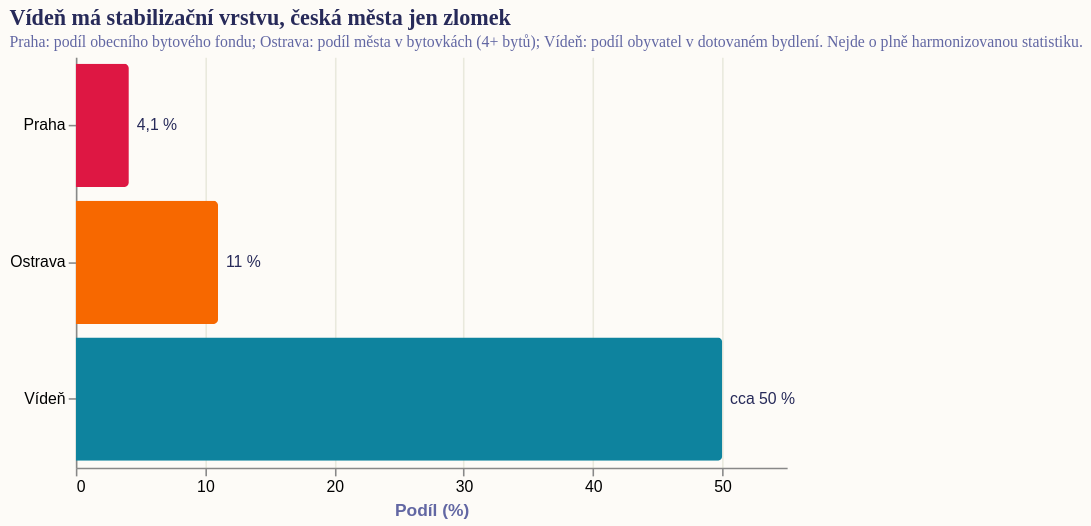

Describe this chart as a Vega-Lite specification.
### Vega-Lite specification from a JSON file in a GitHub repository (floating-point values rounded to 4 significant figures)
{"_source": "Zdroj: IPR Praha / Mahdalová & Škop (vlastní výpočty, Seznam Zprávy 2024) / SocialHousing.wien", "$schema": "https://vega.github.io/schema/vega-lite/v5.json", "description": "Praha, Ostrava a Vídeň: orientační velikost stabilizační vrstvy bydlení", "title": {"text": "Vídeň má stabilizační vrstvu, česká města jen zlomek", "subtitle": "Praha: podíl obecního bytového fondu; Ostrava: podíl města v bytovkách (4+ bytů); Vídeň: podíl obyvatel v dotovaném bydlení. Nejde o plně harmonizovanou statistiku."}, "width": 450, "height": 260, "autosize": {"type": "pad", "resize": true}, "background": "#fdfbf7", "data": {"values": [{"city": "Praha", "metric": "Obecní bytový fond", "value": 4.1, "label": "4,1 %", "note": "podíl bytového fondu"}, {"city": "Ostrava", "metric": "Podíl města v bytovkách", "value": 11, "label": "11 %", "note": "podíl města v bytovkách (4+ bytů)"}, {"city": "Vídeň", "metric": "Dotované bydlení", "value": 50, "label": "cca 50 %", "note": "přibližný podíl obyvatel"}]}, "layer": [{"mark": {"type": "bar", "tooltip": true, "cornerRadiusEnd": 3}, "encoding": {"y": {"field": "city", "type": "nominal", "title": null, "sort": ["Praha", "Ostrava", "Vídeň"]}, "x": {"field": "value", "type": "quantitative", "title": "Podíl (%)", "scale": {"domain": [0, 55]}, "axis": {"tickCount": 6}}, "color": {"field": "city", "type": "nominal", "scale": {"domain": ["Praha", "Ostrava", "Vídeň"], "range": ["#de1743", "#f76800", "#0e839e"]}, "legend": null}}}, {"mark": {"type": "text", "align": "left", "baseline": "middle", "dx": 5, "fontSize": 10, "color": "#272a59"}, "encoding": {"y": {"field": "city", "type": "nominal", "sort": ["Praha", "Ostrava", "Vídeň"]}, "x": {"field": "value", "type": "quantitative"}, "text": {"field": "label", "type": "nominal"}}}], "config": {"view": {"stroke": "transparent"}, "title": {"font": "Roboto Slab", "fontWeight": "bold", "fontSize": 14, "anchor": "start", "color": "#272a59", "subtitleFont": "Work Sans", "subtitleFontSize": 10, "subtitleColor": "#6267a3"}, "axis": {"titleColor": "#6267a3", "gridColor": "#e9e9dd"}}}
